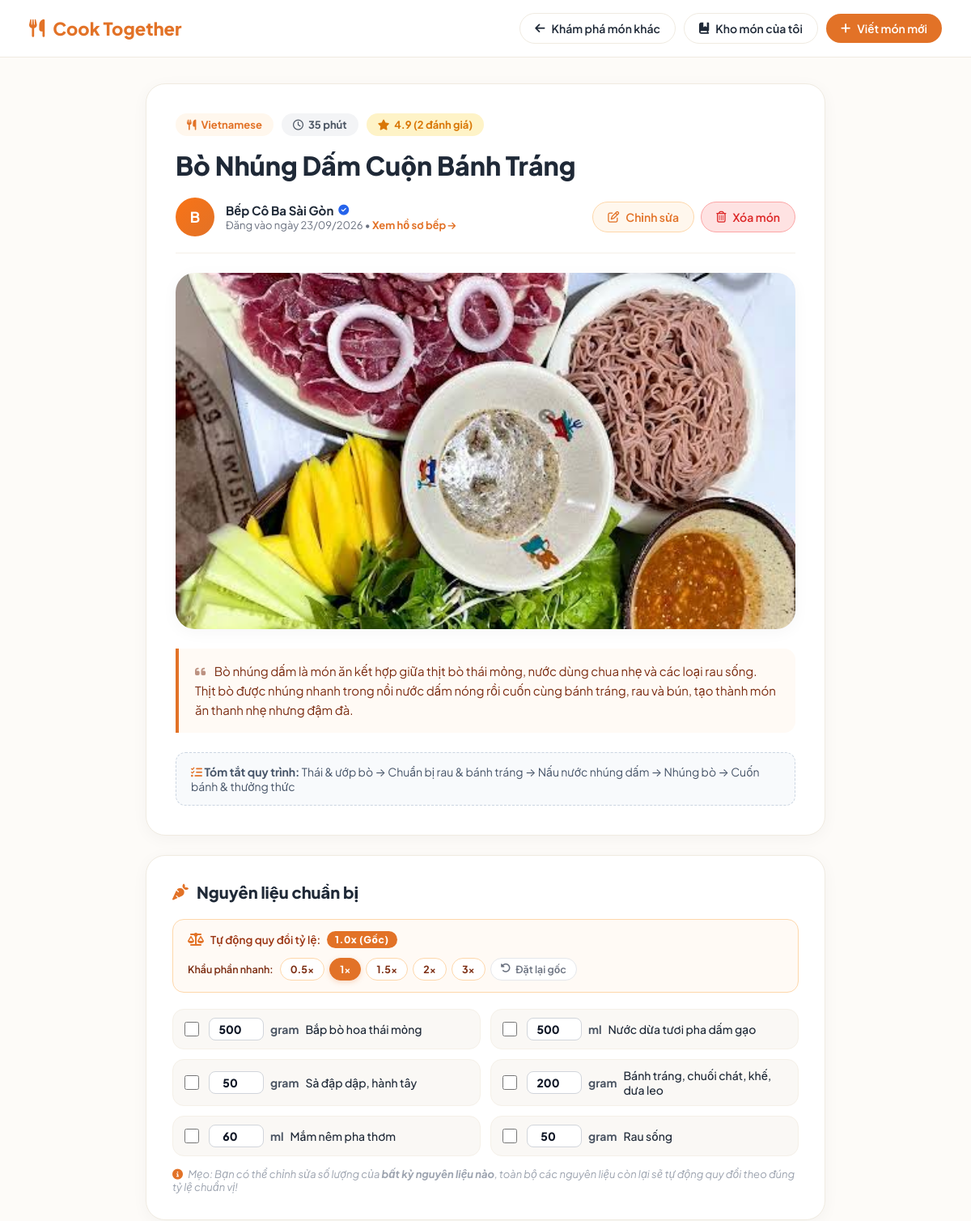
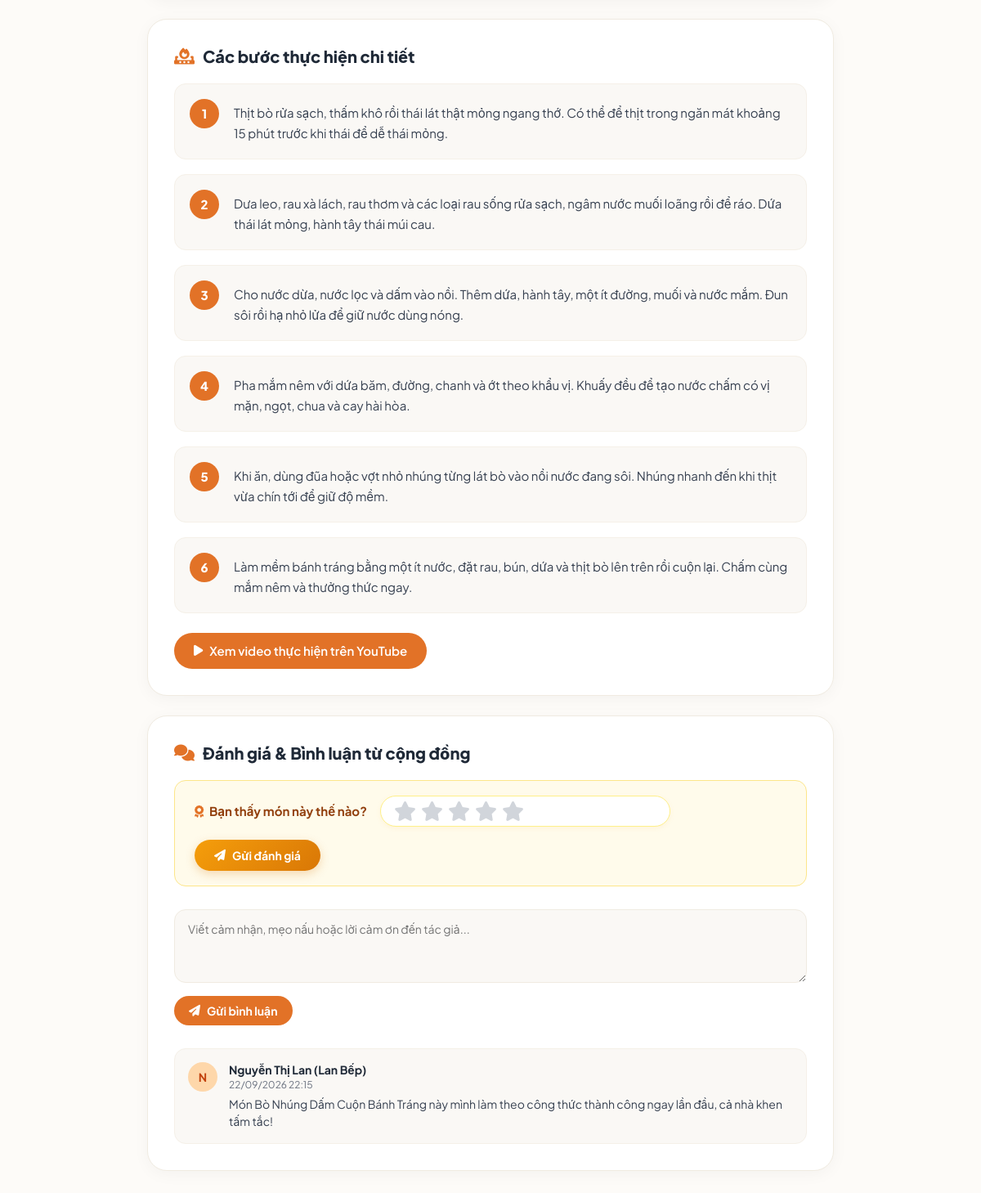
The page /viewRecipeDetails.php?recipe_id=71 (signed in) on the database its author committed (2 pictures, top to bottom).
### tables this page shows
CREATE TABLE `recipes` (
  `id` int(11) NOT NULL AUTO_INCREMENT,
  `title` varchar(255) NOT NULL,
  `cooking_time` int(11) NOT NULL,
  `recipe` text NOT NULL,
  `type` varchar(255) NOT NULL,
  `category_id` int(11) NOT NULL,
  `description` text DEFAULT NULL,
  `instructions` text DEFAULT NULL,
  `photo` text DEFAULT NULL,
  `video_link` text DEFAULT NULL,
  `user_id` int(11) NOT NULL,
  `uploaded_at` datetime NOT NULL,
  PRIMARY KEY (`id`),
  KEY `category_id` (`category_id`),
  KEY `user_id` (`user_id`),
  CONSTRAINT `recipes_ibfk_1` FOREIGN KEY (`category_id`) REFERENCES `categories` (`id`),
  CONSTRAINT `recipes_ibfk_2` FOREIGN KEY (`user_id`) REFERENCES `users` (`id`)
);

CREATE TABLE `categories` (
  `id` int(11) NOT NULL AUTO_INCREMENT,
  `category_name` varchar(255) NOT NULL,
  PRIMARY KEY (`id`)
);

CREATE TABLE `users` (
  `id` int(11) NOT NULL AUTO_INCREMENT,
  `name` varchar(255) NOT NULL,
  `email` varchar(255) NOT NULL,
  `password` varchar(255) NOT NULL,
  PRIMARY KEY (`id`)
);

CREATE TABLE `ingredients` (
  `id` int(11) NOT NULL AUTO_INCREMENT,
  `recipe_id` int(11) NOT NULL,
  `ingredient_name` varchar(255) NOT NULL,
  `quantity` decimal(10,2) NOT NULL,
  `unit` varchar(255) NOT NULL,
  PRIMARY KEY (`id`),
  KEY `recipe_id` (`recipe_id`),
  CONSTRAINT `ingredients_ibfk_1` FOREIGN KEY (`recipe_id`) REFERENCES `recipes` (`id`) ON DELETE CASCADE
);

CREATE TABLE `comments` (
  `id` int(11) NOT NULL AUTO_INCREMENT,
  `recipe_id` int(11) NOT NULL,
  `user_id` int(11) NOT NULL,
  `content` text NOT NULL,
  `created_at` datetime NOT NULL,
  PRIMARY KEY (`id`),
  KEY `recipe_id` (`recipe_id`),
  KEY `user_id` (`user_id`),
  CONSTRAINT `comments_ibfk_1` FOREIGN KEY (`recipe_id`) REFERENCES `recipes` (`id`),
  CONSTRAINT `comments_ibfk_2` FOREIGN KEY (`user_id`) REFERENCES `users` (`id`)
);

### viewRecipeDetails.php (the view, shortened to what this page needs)
<?php
$servername = "localhost";
$username = "root";
$password = "";
$dbname = "recipe_sharing_Platform";
$conn = new mysqli($servername, $username, $password, $dbname, 3306);
$conn->set_charset("utf8mb4");
$recipeId = intval($_GET['recipe_id']);
$currentUserId = isset($_SESSION['user_id']) ? intval($_SESSION['user_id']) : 0;
$sql = "SELECT r.*, u.name AS uploader_name, c.category_name,
               AVG(rt.rating) AS avg_rating,
               COUNT(DISTINCT rt.id) AS total_ratings
        FROM recipes r
        JOIN users u ON r.user_id = u.id
        LEFT JOIN categories c ON r.category_id = c.id
        LEFT JOIN ratings rt ON r.id = rt.recipe_id
        WHERE r.id = $recipeId
        GROUP BY r.id";
$result = $conn->query($sql);
$recipe = $result->fetch_assoc();
$avgRating = $recipe['avg_rating'] ? number_format((float)$recipe['avg_rating'], 1) : "5.0";
$photoUrl = !empty($recipe['photo']) ? $recipe['photo'] : 'upload.jpeg';
$isOwner = ($currentUserId > 0 && $currentUserId === intval($recipe['user_id']));
function getYouTubeEmbedUrl($url) {
    return '';
}
$youtubeEmbed = getYouTubeEmbedUrl($recipe['video_link'] ?? '');
?>
<!DOCTYPE html>
<html lang="vi">
<head>
  <link rel="stylesheet" href="https://cdnjs.cloudflare.com/ajax/libs/font-awesome/6.4.0/css/all.min.css" />
  <link rel="stylesheet" href="index52.css?v=<?php echo time(); ?>">
</head>
<body>
  <nav class="recipe-navbar">
    <a href="index3.php" class="brand-link">
      <i class="fa-solid fa-utensils"></i> Cook Together
    </a>
    <div class="nav-actions">
      <a href="index3.php" class="btn-nav">
        <i class="fa-solid fa-arrow-left"></i> Khám phá món khác
      </a>
      <a href="viewUploadedRecipes.php" class="btn-nav">
        <i class="fa-solid fa-book-bookmark"></i> Kho món của tôi
      </a>
      <a href="index4.php" class="btn-nav btn-nav-primary">
        <i class="fa-solid fa-plus"></i> Viết món mới
      </a>
    </div>
  </nav>
  <div class="detail-container">
    <div class="recipe-header-card">
      <div class="recipe-meta-tags">
        <span class="meta-tag tag-category">
          <i class="fa-solid fa-utensils"></i> <?php echo htmlspecialchars($recipe['category_name'] ?? $recipe['type']); ?>
        </span>
        <span class="meta-tag tag-time">
          <i class="fa-regular fa-clock"></i> <?php echo htmlspecialchars($recipe['cooking_time']); ?> phút
        </span>
        <span class="meta-tag tag-rating">
          <i class="fa-solid fa-star"></i> <?php echo $avgRating; ?> (<?php echo $recipe['total_ratings']; ?> đánh giá)
        </span>
      </div>
      <h1 class="recipe-main-title"><?php echo htmlspecialchars($recipe['title']); ?></h1>
      <div class="uploader-info-row">
        <div class="uploader-left" onclick="window.location.href='author.php?user_id=<?php echo $recipe['user_id']; ?>'" style="cursor: pointer;" title="Xem tất cả món của <?php echo htmlspecialchars($recipe['uploader_name']); ?>">
          <div class="uploader-avatar-large">
            <?php echo strtoupper(substr($recipe['uploader_name'], 0, 1)); ?>
          </div>
          <div class="uploader-details">
            <div class="author-name" style="display: flex; align-items: center; gap: 6px;">
              <span><?php echo htmlspecialchars($recipe['uploader_name']); ?></span>
              <i class="fa-solid fa-circle-check" style="color: #2563eb; font-size: 13px;" title="Đầu bếp đã xác minh"></i>
            </div>
            <div class="upload-date">Đăng vào ngày <?php echo date("d/m/Y", strtotime($recipe['uploaded_at'])); ?> • <span style="color: var(--primary); font-weight: 700;">Xem hồ sơ bếp <i class="fa-solid fa-arrow-right" style="font-size: 11px;"></i></span></div>
          </div>
        </div>
        <?php if ($isOwner): ?>
        <div class="owner-actions">
          <a href="edit.php?recipe_id=<?php echo $recipeId; ?>" class="btn-nav" style="background: #fff7ed; border-color: #fed7aa; color: #e27227;">
            <i class="fa-regular fa-pen-to-square"></i> Chỉnh sửa
          </a>
          <button onclick="confirmDelete(<?php echo $recipeId; ?>, '<?php echo addslashes($recipe['title']); ?>')" class="btn-nav btn-nav-danger">
            <i class="fa-regular fa-trash-can"></i> Xóa món
          </button>
        </div>
        <?php endif; ?>
      </div>
      <div class="featured-photo-wrap">
        <img src="<?php echo htmlspecialchars($photoUrl); ?>" alt="<?php echo htmlspecialchars($recipe['title']); ?>" class="featured-photo" onerror="this.src='landing_page.jpg'">
      </div>
      <?php if (!empty($recipe['description'])): ?>
      <div class="recipe-intro-box">
        <i class="fa-solid fa-quote-left" style="margin-right: 8px; opacity: 0.5;"></i>
        <?php echo nl2br(htmlspecialchars($recipe['description'])); ?>
      </div>
      <?php endif; ?>
      <?php if (!empty($recipe['instructions'])): ?>
      <div style="background: #f8fafc; border-radius: 12px; padding: 14px 18px; font-size: 14px; color: #475569; margin-top: 10px; border: 1px dashed #cbd5e1;">
        <strong><i class="fa-solid fa-list-check" style="color: var(--primary);"></i> Tóm tắt quy trình:</strong>
        <?php echo htmlspecialchars($recipe['instructions']); ?>
      </div>
      <?php endif; ?>
    </div>
    <div class="content-card" id="ingredientsCard">
      <h2 class="card-title">
        <i class="fa-solid fa-carrot" style="color: var(--primary);"></i> Nguyên liệu chuẩn bị
      </h2>
      <div class="scaling-toolbar">
        <div class="scaling-info">
          <i class="fa-solid fa-scale-balanced" style="color: var(--primary); font-size: 16px;"></i>
          <span>Tự động quy đổi tỷ lệ:</span>
          <span class="scaling-factor-badge" id="scaleFactorBadge">1.0x (Gốc)</span>
        </div>
        <div class="scaling-actions">
          <span class="scaling-presets-label">Khẩu phần nhanh:</span>
          <button type="button" class="btn-preset-scale" onclick="applyPresetScale(0.5, this)">0.5x</button>
          <button type="button" class="btn-preset-scale active" id="btnScale1x" onclick="applyPresetScale(1.0, this)">1x</button>
          <button type="button" class="btn-preset-scale" onclick="applyPresetScale(1.5, this)">1.5x</button>
          <button type="button" class="btn-preset-scale" onclick="applyPresetScale(2.0, this)">2x</button>
          <button type="button" class="btn-preset-scale" onclick="applyPresetScale(3.0, this)">3x</button>
          <button type="button" class="btn-reset-scale" onclick="resetIngredientScaling()" title="Đặt lại định lượng ban đầu">
            <i class="fa-solid fa-rotate-left"></i> Đặt lại gốc
          </button>
        </div>
      </div>
      <ul class="ingredients-checklist" id="ingredientsList">
        <?php
        $ingredientSql = "SELECT * FROM ingredients WHERE recipe_id = $recipeId";
        $ingredientResult = $conn->query($ingredientSql);
        if ($ingredientResult && $ingredientResult->num_rows > 0) {
            $ingIndex = 0;
            while ($ing = $ingredientResult->fetch_assoc()) {
                $qty = (float)$ing['quantity'];
                $unit = htmlspecialchars($ing['unit']);
                $name = htmlspecialchars($ing['ingredient_name']);
                $ingId = intval($ing['id']);
                echo "
                <li class='ingredient-item' onclick='toggleIngredient(this, event)'>
                  <input type='checkbox' onclick='event.stopPropagation()'>
                  <div class='ingredient-content-wrap'>
                    <input type='number' step='any' min='0.001'
                           class='qty-input'
                           id='ing_qty_{$ingIndex}'
                           data-id='{$ingId}'
                           data-base-amount='{$qty}'
                           value='{$qty}'
                           onclick='event.stopPropagation()'
                           onfocus='this.select()'
                           oninput='handleIngredientChange(this)'>
                    <span class='ing-unit'>{$unit}</span>
                    <span class='ing-name'>{$name}</span>
                  </div>
                </li>";
                $ingIndex++;
            }
        } else {
            echo "<p style='color: #9ca3af;'>Chưa có thông tin nguyên liệu chi tiết.</p>";
        }
        ?>
      </ul>
      <p style="margin-top: 14px; font-size: 13px; color: #9ca3af; font-style: italic;">
        <i class="fa-solid fa-circle-info" style="color: var(--primary); margin-right: 4px;"></i>
        Mẹo: Bạn có thể chỉnh sửa số lượng của <strong>bất kỳ nguyên liệu nào</strong>, toàn bộ các nguyên liệu còn lại sẽ tự động quy đổi theo đúng tỷ lệ chuẩn vị!
      </p>
    </div>
    <div class="content-card">
      <h2 class="card-title">
        <i class="fa-solid fa-fire-burner" style="color: var(--primary);"></i> Các bước thực hiện chi tiết
      </h2>
      <div class="instructions-steps-list">
        <?php
        $rawSteps = explode("\n", str_replace(["\r\n", "\r"], "\n", $recipe['recipe']));
        $stepIndex = 1;
        foreach ($rawSteps as $st) {
            $stTrim = trim($st);
            $cleanSt = preg_replace('/^(Bước\s*\d+[:.]?|\d+[.:])\s*/iu', '', $stTrim);
            echo "
            <div class='step-item-card'>
              <div class='step-badge'>{$stepIndex}</div>
              <div class='step-content'>".nl2br(htmlspecialchars($cleanSt))."</div>
            </div>";
            $stepIndex++;
        }
        ?>
      </div>
      <?php if (!empty($youtubeEmbed)): ?>
      <div style="margin-top: 28px;">
        <h3 style="font-size: 16px; margin-bottom: 12px; font-weight: 700; color: var(--text-main);">
          <i class="fa-brands fa-youtube" style="color: #ef4444;"></i> Video hướng dẫn trực tiếp
        </h3>
        <div class="video-frame-wrap">
          <iframe src="<?php echo htmlspecialchars($youtubeEmbed); ?>" allow="accelerometer; autoplay; clipboard-write; encrypted-media; gyroscope; picture-in-picture" allowfullscreen></iframe>
        </div>
      </div>
      <?php elseif (!empty($recipe['video_link'])): ?>
      <div style="margin-top: 24px;">
        <a href="<?php echo htmlspecialchars($recipe['video_link']); ?>" target="_blank" class="btn-nav btn-nav-primary" style="padding: 12px 24px; font-size: 15px;">
          <i class="fa-solid fa-play"></i> Xem video thực hiện trên YouTube
        </a>
      </div>
      <?php endif; ?>
    </div>
    <div class="content-card">
      <h2 class="card-title">
        <i class="fa-solid fa-comments" style="color: var(--primary);"></i> Đánh giá & Bình luận từ cộng đồng
      </h2>
      <div class="interactive-rating-box">
        <div class="rating-left-group">
          <span class="rating-prompt"><i class="fa-solid fa-award" style="color: var(--primary); margin-right: 4px;"></i> Bạn thấy món này thế nào?</span>
          <div class="stars-picker-wrap" id="starsPickerWrap" onmouseleave="onStarMouseLeave()">
            <div class="stars-icons-row" id="starsIconsRow">
              <i class="fa-solid fa-star star-item" data-val="1" onmouseenter="onStarHover(1)" onclick="onStarClick(1)"></i>
              <i class="fa-solid fa-star star-item" data-val="2" onmouseenter="onStarHover(2)" onclick="onStarClick(2)"></i>
              <i class="fa-solid fa-star star-item" data-val="3" onmouseenter="onStarHover(3)" onclick="onStarClick(3)"></i>
              <i class="fa-solid fa-star star-item" data-val="4" onmouseenter="onStarHover(4)" onclick="onStarClick(4)"></i>
              <i class="fa-solid fa-star star-item" data-val="5" onmouseenter="onStarHover(5)" onclick="onStarClick(5)"></i>
            </div>
          </div>
        </div>
        <button type="button" class="btn-rate" id="btnSubmitRating" onclick="submitRating()">
          <i class="fa-solid fa-paper-plane"></i> Gửi đánh giá
        </button>
      </div>
      <div class="comment-form">
        <textarea id="commentContent" class="comment-textarea" placeholder="Viết cảm nhận, mẹo nấu hoặc lời cảm ơn đến tác giả..."></textarea>
        <button type="button" class="btn-nav btn-nav-primary" style="font-weight: 700;" onclick="submitComment()">
          <i class="fa-solid fa-paper-plane"></i> Gửi bình luận
        </button>
      </div>
      <div class="comments-list" id="commentsList">
        <?php
        $commentsSql = "SELECT c.*, u.name AS commenter_name
                        FROM comments c
                        JOIN users u ON c.user_id = u.id
                        WHERE c.recipe_id = $recipeId
                        ORDER BY c.created_at DESC";
        $commentsResult = $conn->query($commentsSql);
        if ($commentsResult && $commentsResult->num_rows > 0) {
            while ($comment = $commentsResult->fetch_assoc()) {
                $author = htmlspecialchars($comment['commenter_name'] ?? 'Ẩn danh');
                $rawContent = $comment['content'] ?? $comment['comment'] ?? '';
                $commentText = nl2br(htmlspecialchars($rawContent));
                $time = !empty($comment['created_at']) ? date("d/m/Y H:i", strtotime($comment['created_at'])) : '';
                $initial = strtoupper(substr($author, 0, 1));
                echo "
                <div class='comment-item'>
                  <div class='comment-avatar'>{$initial}</div>
                  <div class='comment-content-wrap'>
                    <div class='comment-author'>{$author}</div>
                    <div class='comment-time'>{$time}</div>
                    <div class='comment-text'>{$commentText}</div>
                  </div>
                </div>";
            }
        } else {
            echo "<p style='color: #9ca3af; text-align: center; padding: 20px;'>Chưa có bình luận nào. Hãy là người đầu tiên chia sẻ cảm nghĩ nhé!</p>";
        }
        ?>
      </div>
    </div>
  </div>
</body>
</html>

### rows shown on the page
recipes: category.category_name "Vietnamese", cooking_time "35", title "Bò Nhúng Dấm Cuộn Bánh Tráng", user.name "B", user.name "Bếp Cô Ba Sài Gòn", uploaded_at "23/09/2026", photo (picture), description "Bò nhúng dấm là món ăn kết hợp giữa thịt bò thái mỏng, nước dùng chua nhẹ và các loại rau sống. Thịt bò được nhúng nhanh trong nồi nước dấm nóng rồi cuốn cùng bánh tráng, rau và bún, tạo thành món ăn thanh nhẹ nhưng đậm đà.", instructions "Thái & ướp bò → Chuẩn bị rau & bánh tráng → Nấu nước nhúng dấm → Nhúng bò → Cuốn bánh & thưởng thức", recipe "Thịt bò rửa sạch, thấm khô rồi thái lát thật mỏng ngang thớ. Có thể để thịt trong ngăn mát khoảng 15 phút trước khi thái để dễ thái mỏng.", recipe "Dưa leo, rau xà lách, rau thơm và các loại rau sống rửa sạch, ngâm nước muối loãng rồi để ráo. Dứa thái lát mỏng, hành tây thái múi cau.", recipe "Cho nước dừa, nước lọc và dấm vào nồi. Thêm dứa, hành tây, một ít đường, muối và nước mắm. Đun sôi rồi hạ nhỏ lửa để giữ nước dùng nóng.", recipe "Pha mắm nêm với dứa băm, đường, chanh và ớt theo khẩu vị. Khuấy đều để tạo nước chấm có vị mặn, ngọt, chua và cay hài hòa.", recipe "Khi ăn, dùng đũa hoặc vợt nhỏ nhúng từng lát bò vào nồi nước đang sôi. Nhúng nhanh đến khi thịt vừa chín tới để giữ độ mềm.", recipe "Làm mềm bánh tráng bằng một ít nước, đặt rau, bún, dứa và thịt bò lên trên rồi cuộn lại. Chấm cùng mắm nêm và thưởng thức ngay."
ingredients: id+quantity "500", unit "gram", ingredient_name "Bắp bò hoa thái mỏng"
ingredients: id+quantity "500", unit "ml", ingredient_name "Nước dừa tươi pha dấm gạo"
ingredients: id+quantity "50", unit "gram", ingredient_name "Sả đập dập, hành tây"
ingredients: id+quantity "200", unit "gram", ingredient_name "Bánh tráng, chuối chát, khế, dưa leo"
ingredients: id+quantity "60", unit "ml", ingredient_name "Mắm nêm pha thơm"
ingredients: id+quantity "50", unit "gram", ingredient_name "Rau sống"
comments: user.name "N", user.name "Nguyễn Thị Lan (Lan Bếp)", created_at "22/09/2026 22:15", content "Món Bò Nhúng Dấm Cuộn Bánh Tráng này mình làm theo công thức thành công ngay lần đầu, cả nhà khen tấm tắc!"

### other values the page prints
$avgRating "4.9"
$recipe['total_ratings'] "2"
